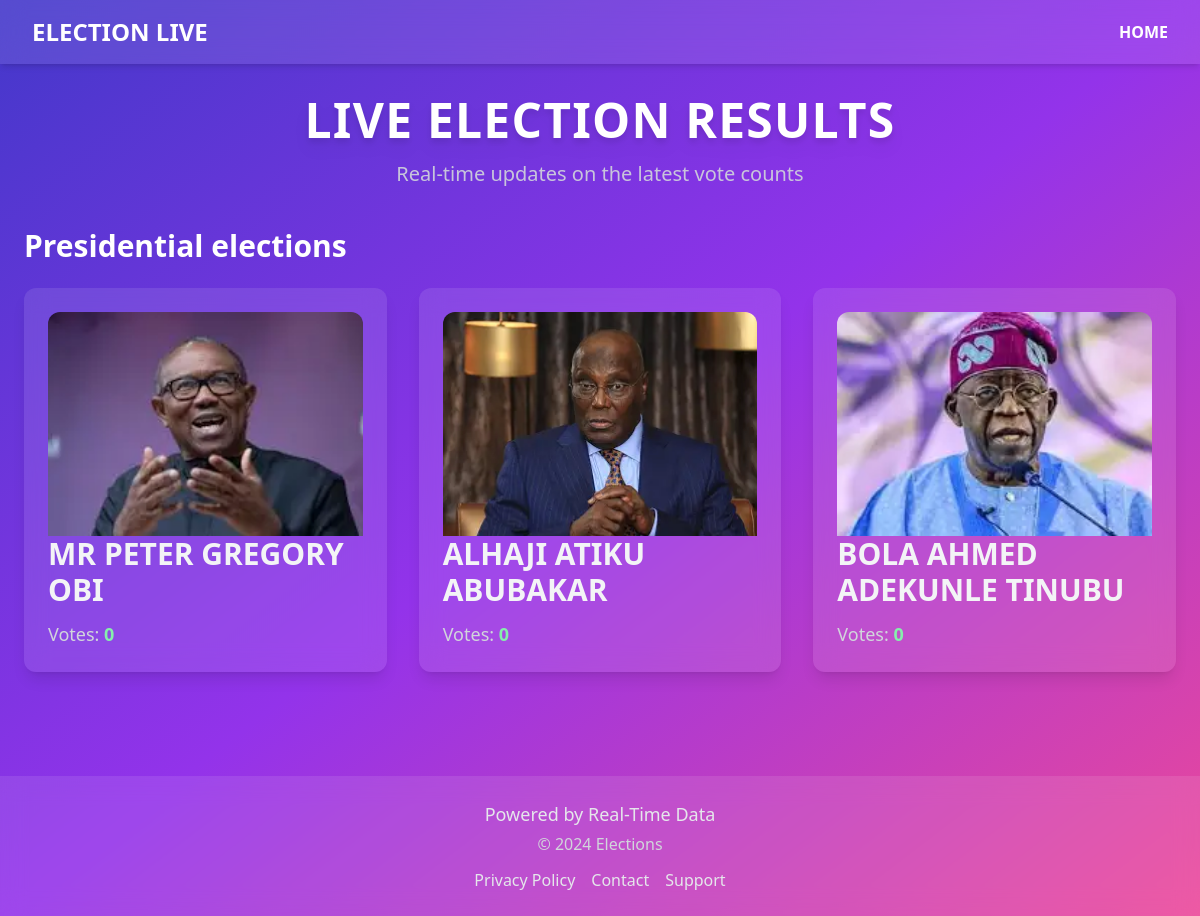
The app's page /live_results, older data.
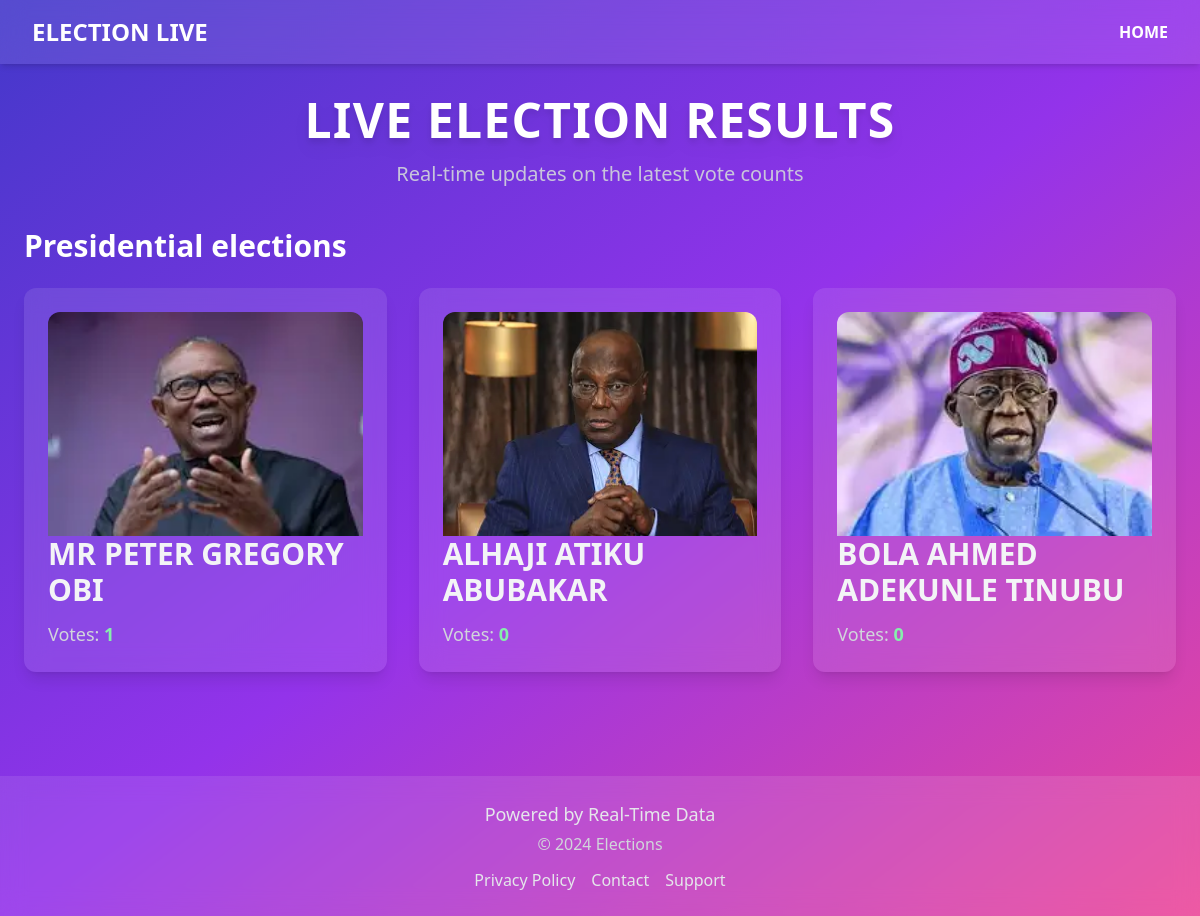
The same page, newer data.
### online/models.py (models this page shows, shortened)
class Category(db.Model):
    id = db.Column(db.Integer, primary_key=True)
    name = db.Column(db.String(100), unique=True, nullable=False)
    description = db.Column(db.Text, nullable=True)
    created_at = db.Column(db.DateTime, default=datetime.utcnow)

class Candidate(db.Model):
    id = db.Column(db.Integer, primary_key=True)
    name = db.Column(db.String(100), nullable=False)
    biography = db.Column(db.Text, nullable=False)
    election_id = db.Column(db.Integer, db.ForeignKey(
        'election.id'), nullable=False)
    categories = db.relationship(
        'Category', secondary=candidate_categories, backref=db.backref('associated_candidates', lazy='dynamic')
    )
    category_id = db.Column(db.Integer, db.ForeignKey('category.id'), nullable=False)
    election = db.relationship(
        'Election', backref=db.backref('candidates', lazy=True))
    profile_pic = db.Column(db.String(200), nullable=True)
    created_at = db.Column(db.DateTime, nullable=False,
                           default=datetime.utcnow)
    date_of_birth = db.Column(db.Date(), nullable=False)
    vote_count = db.Column(db.Integer, default=0)

### online/vote/routes.py (the view)
@online_voting.route('/live_results')
def live_results():
    candidates = Candidate.query.all()
    grouped_candidates = {}
    for candidate in candidates:
        for category in candidate.categories:
            if category.name not in grouped_candidates:
                grouped_candidates[category.name] = []
            grouped_candidates[category.name].append(candidate)
    elections = Election.query.all()
    election_started = any(
        election.start_date <= datetime.utcnow().date() < election.end_date for election in elections
    )
    return render_template(
        'live_results.html',
        grouped_candidates=grouped_candidates,
        election_started=election_started
    )

### run.py (called while the page is built)
@app.context_processor
def inject_categories():
    categories = Category.query.all()
    return {'categories': categories}

### online/templates/live_results.html (shortened to what this page needs)
<!DOCTYPE html>
<html lang="en">
<head>
    <script src="https://cdn.tailwindcss.com"></script>
</head>
<body class="bg-gradient-to-br from-indigo-700 via-purple-600 to-pink-500 min-h-screen flex flex-col items-center text-gray-100 animate-fade-in">
    <nav class="w-full bg-white bg-opacity-10 backdrop-blur-md shadow-md fixed top-0 z-50 transition-transform transform">
        <div class="max-w-7xl mx-auto px-4 sm:px-6 lg:px-8">
            <div class="flex justify-between items-center py-4">
                <a href="#" class="text-2xl font-bold text-white uppercase ">Election Live</a>
                <ul class="flex space-x-6 text-gray-200">
                    <li class="uppercase font-bold text-white"><a href="{{ url_for('auth.index') }}" class="hover:text-gray-100 transition">Home</a></li>
                </ul>
            </div>
        </div>
    </nav>
    <header class="mt-24 text-center transition-all duration-500">
        <h1 class="text-5xl font-bold tracking-wide drop-shadow-lg text-white hover:scale-105 uppercase ">
            Live Election Results
        </h1>
        <p class="mt-4 text-xl text-gray-300 opacity-90 animate-fade-in">
            Real-time updates on the latest vote counts
        </p>
    </header>
    <div id="results" class="w-full max-w-7xl px-6 mt-10">
        {% for category_name, candidates in grouped_candidates.items() %}
        {% if candidates and election_started %}
        <div class="category-section mb-10">
            <h2 class="text-3xl font-semibold text-white mb-6 animate-slide-in">
                {{ category_name }}
            </h2>
            <div class="grid grid-cols-1 sm:grid-cols-2 lg:grid-cols-3 gap-8">
                {% for candidate in candidates %}
                <div class="candidate bg-white bg-opacity-10 backdrop-blur-md rounded-xl shadow-lg hover:shadow-2xl p-6 transform transition-all duration-300 hover:scale-105 hover:bg-opacity-20">
                    <div class="h-56 overflow-hidden object-cover rounded-t-xl transition-all duration-300 hover:scale-110">
                        <img src="{{ url_for('static', filename='profile_pics/' + candidate.profile_pic) }}"
                             alt="{{ candidate.name }}"
                             class="h-full w-full object-cover  object-[50%_29%] ">
                    </div>
                    <h2 class="text-3xl font-semibold text-gray-100 mb-3 uppercase">{{ candidate.name }}</h2>
                    <p class="text-lg text-gray-300">
                        Votes: <span id="votes-{{ candidate.id }}" class="font-bold text-green-300">{{ candidate.vote_count }}</span>
                    </p>
                </div>
                {% endfor %}
            </div>
        </div>
        {% endif %}
        {% endfor %}
    </div>
    <footer id="about" class="mt-16 w-full bg-white bg-opacity-10 backdrop-blur-md py-6">
        <div class="max-w-7xl mx-auto px-6 text-center">
            <p class="text-gray-200 text-lg animate-fade-in">Powered by Real-Time Data</p>
            <p class="text-gray-300 mt-1">© 2024 Elections</p>
            <ul class="flex justify-center space-x-4 mt-3">
                <li><a href="#" class="text-gray-200 hover:text-gray-100 transition">Privacy Policy</a></li>
                <li><a href="#" class="text-gray-200 hover:text-gray-100 transition">Contact</a></li>
                <li><a href="#" class="text-gray-200 hover:text-gray-100 transition">Support</a></li>
            </ul>
        </div>
    </footer>
</body>
</html>

### online/templates/live_results.html (style rules this page uses)
.animate-fade-in { animation: fade-in 1.5s ease-in-out; }
.animate-slide-in { animation: slide-in 1.5s ease-in-out; }

Row changes from the older to the newer data that the page shows:
changed Candidate "MR PETER GREGORY OBI": vote_count "0" → "1"
